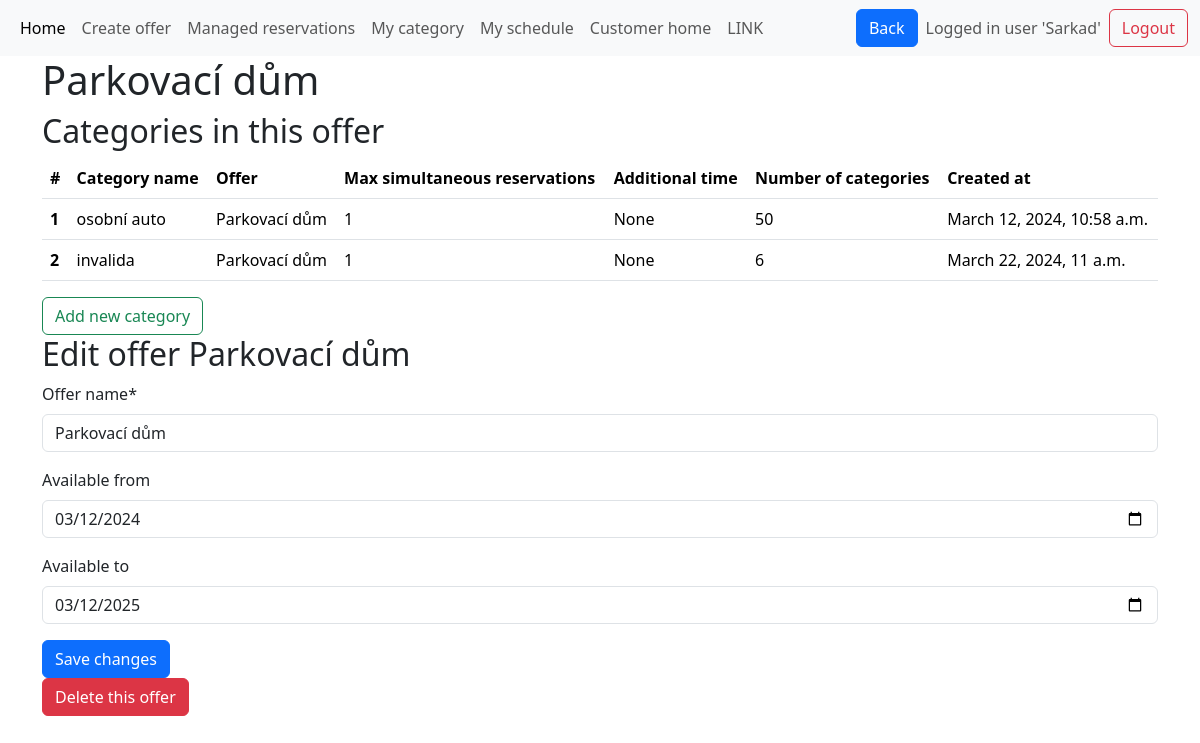
The page /offer_detail/21 (signed in) on the database its author committed.
### base/models.py (models this page shows, shortened)
class Offer(models.Model):
    offer_name = models.CharField(max_length=50)
    available_from = models.DateField(null=True, blank=True)
    available_to = models.DateField(null=True, blank=True)
    created_at = models.DateTimeField(default=timezone.now)
    manager_of_this_offer = models.ForeignKey(
        User, on_delete=models.CASCADE, null=True, blank=True
    )
    def __str__(self):
        return self.offer_name  # rewrites Offer object (x) to its name in admi panel
    class Meta:
        unique_together = (
            "offer_name",
            "manager_of_this_offer",
        )  # there cannot be two same named offers managed by the same user

class Category(models.Model):
    category_name = models.CharField(max_length=50)
    category_description = models.CharField(max_length=1000, null=True, blank=True)
    category_capacity = models.IntegerField(default=1,help_text="How many reservations at one time are possible? e.g.seminar = 20 or parkplace = 1")
    max_simultaneous_reservations = models.IntegerField(default=1)
    additional_time = models.DurationField(null=True, blank=True,default=timedelta(0))
    count_of_units = models.IntegerField(default=1,help_text="How many units are there in this category? e.g. 5 parkplaces for disabled people")
    created_at = models.DateTimeField(default=timezone.now)
    unit_names = models.JSONField(default=list) # list of unit names
    opening_time = models.TimeField(default=datetime.time(0, 0))
    closing_time = models.TimeField(default=datetime.time(23, 59,59)) #TODO 24:00 and default values 9:23-9:23
    belongs_to_offer = models.ForeignKey(Offer, on_delete=models.CASCADE)
    category_pricing = models.ForeignKey(Pricing, on_delete=models.CASCADE, null=True)

### base/views.py (the view, shortened to what this page needs)
# urls.py: path('offer_detail/<int:offer_id>',views.offer_detail, name='offer_detail' ),
@login_required  # If a user is not logged in, Django will redirect them to the login page.
def offer_detail(request, offer_id=None):
    offer = get_object_or_404(Offer, pk=offer_id)
    offer_name = offer.offer_name
    form = forms.OfferForm(instance=offer)
    if offer.manager_of_this_offer != request.user:
        messages.error(request, "You are not authorized to delete this offer.")
        return redirect("manager_home")  # Redirect to a safe page
    offers = Offer.objects.filter(manager_of_this_offer=request.user)
    offer = get_object_or_404(Offer, pk=offer_id)
    form = forms.OfferForm(instance=offer)
    categories = Category.objects.filter(belongs_to_offer=offer)
    return render(
        request,
        "offer_detail.html",
        context={
            "form": form,
            "offer_id": offer.id,
            "categories": categories,
            "offer_name": offer_name,
        },
    )

### base/forms.py
class OfferForm(ModelForm):
    class Meta:
        model = models.Offer
        exclude = [
            "manager_of_this_offer",
            "created_at",
        ]  # limiting the fields if that are displayed
        widgets = {
            "available_from": widgets.DateInput(
                attrs={
                    "type": "date",
                    "value": datetime.now().date(),
                }
            ),
            "available_to": widgets.DateInput(
                attrs={
                    "type": "date",
                    "value": datetime.now().date() + timedelta(days=1),
                }
            ),
        }

### templates/offer_detail.html (shortened to what this page needs)
{% extends 'main.html' %}
{% load crispy_forms_tags %}
{% block content %}
<div class="container-md">
    <h1> {{ offer_name }} </h1>
    <h2> Categories in this offer </h2>
    {% if categories %}
    <table class="table table-hover">
        <thead>
            <tr>
                <th scope="col">#</th>
                <th scope="col">Category name</th>
                <th scope="col">Offer</th>
                <th scope="col">Max simultaneous reservations</th>
                <th scope="col">Additional time</th>
                <th scope="col">Number of categories</th>
                <th scope="col">Created at</th>
            </tr>
        </thead>
        <tbody>
            {% for category in categories %}
            <tr class="clickable-row" style="cursor: pointer;" title="Click to edit category"
                onclick="location.href='{% url 'edit_category' category.belongs_to_offer.id category.id %}'">
                <th scope="row">{{ forloop.counter }}</th>
                <td>{{ category.category_name }} </td>
                <td>{{ category.belongs_to_offer }} </td>
                <td>{{ category.max_simultaneous_reservations }} </td>
                <td>{{ category.additional_time }} </td>
                <td>{{ category.count_of_units }} </td>
                <td>{{ category.created_at }} </td>
            </tr>
            {% endfor %}
        </tbody>
    </table>
    <a onclick="location.href='{% url 'create_category' offer_id %}'" class="btn btn-outline-success" id="addrow">Add new category</a>
    {% else %}
    <p>You do not have any categories for this offer.<br>
        <a onclick="location.href='{% url 'create_category' offer_id %}'" class="btn btn-outline-success" id="addrow">Add new category</a>
    </p>
    {% endif %}
    <h2> Edit offer {{ offer_name }} </h2>
    <form method="post" class="form">
        {{ form|crispy }}
        <button type="submit" class="btn btn-primary">Save changes</button>
    </form>
    <button type="button" class="btn btn-danger" data-bs-toggle="modal" data-bs-target="#deleteOfferModal">
      Delete this offer
    </button>
</div>
{% endblock %}

### templates/navbar.html (shortened to what this page needs)
<nav class="navbar navbar-expand-lg bg-body-tertiary">
  <div class="container-fluid">
    <div class="collapse navbar-collapse" id="navbarSupportedContent">
      <ul class="navbar-nav me-auto mb-2 mb-lg-0">
        <li class="nav-item">
          <a class="nav-link active" aria-current="page" href="/manager_home">Home</a>
        </li>
        <li class="nav-item">
          <a class="nav-link" href="/create_offer">Create offer</a>
        </li>
        <li class="nav-item">
          <a class="nav-link" href="/managed_reservations">Managed reservations</a>
        </li>
        <li class="nav-item">
          <a class="nav-link" href="/my_schedule">My category</a>
        </li>
        <li class="nav-item">
          <a class="nav-link" href="/my_schedule">My schedule</a>
        </li>
        {% if request.user.is_authenticated %}
        <li class="nav-item">
          <a class="nav-link" href="{% url 'customer_home' manager_id=request.user.id %}">Customer home</a>
        </li>
        <li class="nav-item">
          <a class="nav-link" href="{% url 'manager_link' manager_id=request.user.id %}">LINK</a>
        </li>
        {% endif %}
      </ul>
      <button type="submit" class="btn btn-primary me-2" onclick="goBack()">Back</button>
       <div class="d-flex align-items-center">
        {% if request.user.is_authenticated %}
        <span class="navbar-text me-2"> Logged in user '{{ request.user.username | title }}'</span>
        <a class="btn btn-outline-danger" href="{% url 'logout' %}">Logout</a>
        {% else %}
        <a class="btn btn-outline-primary" href="{% url 'login' %}">Login</a>
        {% endif %}
      </div>
    </div>
    </div>
</nav>

### rows shown on the page
Offer: offer_name "Parkovací dům", available_from "03/12/2024", available_to "03/12/2025"
Category: category_name "osobní auto", belongs_to_offer "Parkovací dům", max_simultaneous_reservations "1", additional_time "None", count_of_units "50", created_at "March 12, 2024, 10:58 a.m."
Category: category_name "invalida", belongs_to_offer "Parkovací dům", max_simultaneous_reservations "1", additional_time "None", count_of_units "6", created_at "March 22, 2024, 11 a.m."

### other values the page prints
{{ request.user.username | title }} "Sarkad"
